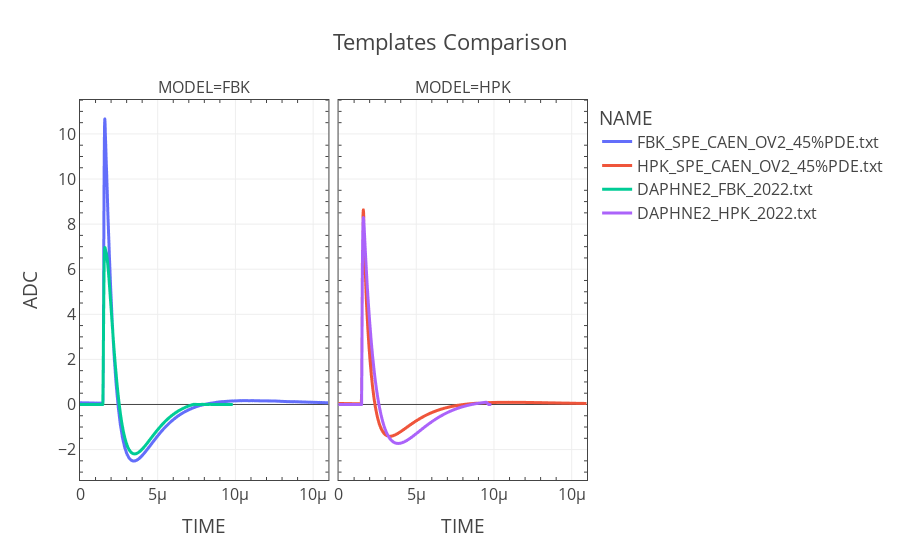

The cell this chart's notebook holds for it:
### Code cell
df = pd.concat([ciemat_df,milano_df])
fig = px.line(df[(df["TYPE"]=="SPE")],
                x="TIME",
                y="ADC",
                color="NAME",
                # color_discrete_sequence=["blue","red","green","orange","blue","brown","green","gray","orange"],
                # facet_row="INST",
                facet_col="MODEL",
                title="Templates Comparison"
                )
fig = format_coustom_plotly(fig,tickformat=(",.0s",",.0s"),tickmode=("auto","auto"))
fig.show()
# plotly.offline.plot(fig, filename='file.html')

### Figure 1 — Plotly figure (JSON) as saved in the notebook; plotly's stock layout.template omitted (floating-point values rounded to 4 significant figures; data arrays with more than 128 entries replaced by an {"elided": "..."} marker saying what was removed)
{"data": [{"hovertemplate": "NAME=FBK_SPE_CAEN_OV2_45%PDE.txt<br>MODEL=FBK<br>TIME=%{x}<br>ADC=%{y}<extra></extra>", "legendgroup": "FBK_SPE_CAEN_OV2_45%PDE.txt", "line": {"color": "#636efa", "dash": "solid"}, "marker": {"symbol": "circle"}, "mode": "lines", "name": "FBK_SPE_CAEN_OV2_45%PDE.txt", "showlegend": true, "type": "scattergl", "x": {"elided": "1000 float values"}, "xaxis": "x", "y": {"elided": "1000 float values"}, "yaxis": "y"}, {"hovertemplate": "NAME=HPK_SPE_CAEN_OV2_45%PDE.txt<br>MODEL=HPK<br>TIME=%{x}<br>ADC=%{y}<extra></extra>", "legendgroup": "HPK_SPE_CAEN_OV2_45%PDE.txt", "line": {"color": "#EF553B", "dash": "solid"}, "marker": {"symbol": "circle"}, "mode": "lines", "name": "HPK_SPE_CAEN_OV2_45%PDE.txt", "showlegend": true, "type": "scattergl", "x": {"elided": "1000 float values"}, "xaxis": "x2", "y": {"elided": "1000 float values"}, "yaxis": "y2"}, {"hovertemplate": "NAME=DAPHNE2_FBK_2022.txt<br>MODEL=FBK<br>TIME=%{x}<br>ADC=%{y}<extra></extra>", "legendgroup": "DAPHNE2_FBK_2022.txt", "line": {"color": "#00cc96", "dash": "solid"}, "marker": {"symbol": "circle"}, "mode": "lines", "name": "DAPHNE2_FBK_2022.txt", "showlegend": true, "type": "scattergl", "x": {"elided": "612 float values"}, "xaxis": "x", "y": {"elided": "612 float values"}, "yaxis": "y"}, {"hovertemplate": "NAME=DAPHNE2_HPK_2022.txt<br>MODEL=HPK<br>TIME=%{x}<br>ADC=%{y}<extra></extra>", "legendgroup": "DAPHNE2_HPK_2022.txt", "line": {"color": "#ab63fa", "dash": "solid"}, "marker": {"symbol": "circle"}, "mode": "lines", "name": "DAPHNE2_HPK_2022.txt", "showlegend": true, "type": "scattergl", "x": {"elided": "612 float values"}, "xaxis": "x2", "y": {"elided": "612 float values"}, "yaxis": "y2"}], "layout": {"annotations": [{"font": {}, "showarrow": false, "text": "MODEL=FBK", "x": 0.245, "xanchor": "center", "xref": "paper", "y": 1, "yanchor": "bottom", "yref": "paper"}, {"font": {}, "showarrow": false, "text": "MODEL=HPK", "x": 0.755, "xanchor": "center", "xref": "paper", "y": 1, "yanchor": "bottom", "yref": "paper"}], "font": {"size": 16}, "legend": {"title": {"text": "NAME"}, "tracegroupgap": 0}, "title": {"text": "Templates Comparison"}, "xaxis": {"anchor": "y", "domain": [0, 0.49], "minor": {"ticks": "inside"}, "mirror": "ticks", "showgrid": true, "showline": true, "tickformat": ",.0s", "tickmode": "auto", "title": {"text": "TIME"}}, "xaxis2": {"anchor": "y2", "domain": [0.51, 1], "matches": "x", "minor": {"ticks": "inside"}, "mirror": "ticks", "showgrid": true, "showline": true, "tickformat": ",.0s", "tickmode": "auto", "title": {"text": "TIME"}}, "yaxis": {"anchor": "x", "domain": [0, 1], "minor": {"ticks": "inside"}, "mirror": "ticks", "showgrid": true, "showline": true, "tickformat": ",.0s", "tickmode": "auto", "title": {"text": "ADC"}}, "yaxis2": {"anchor": "x2", "domain": [0, 1], "matches": "y", "minor": {"ticks": "inside"}, "mirror": "ticks", "showgrid": true, "showline": true, "showticklabels": false, "tickformat": ",.0s", "tickmode": "auto"}}}
